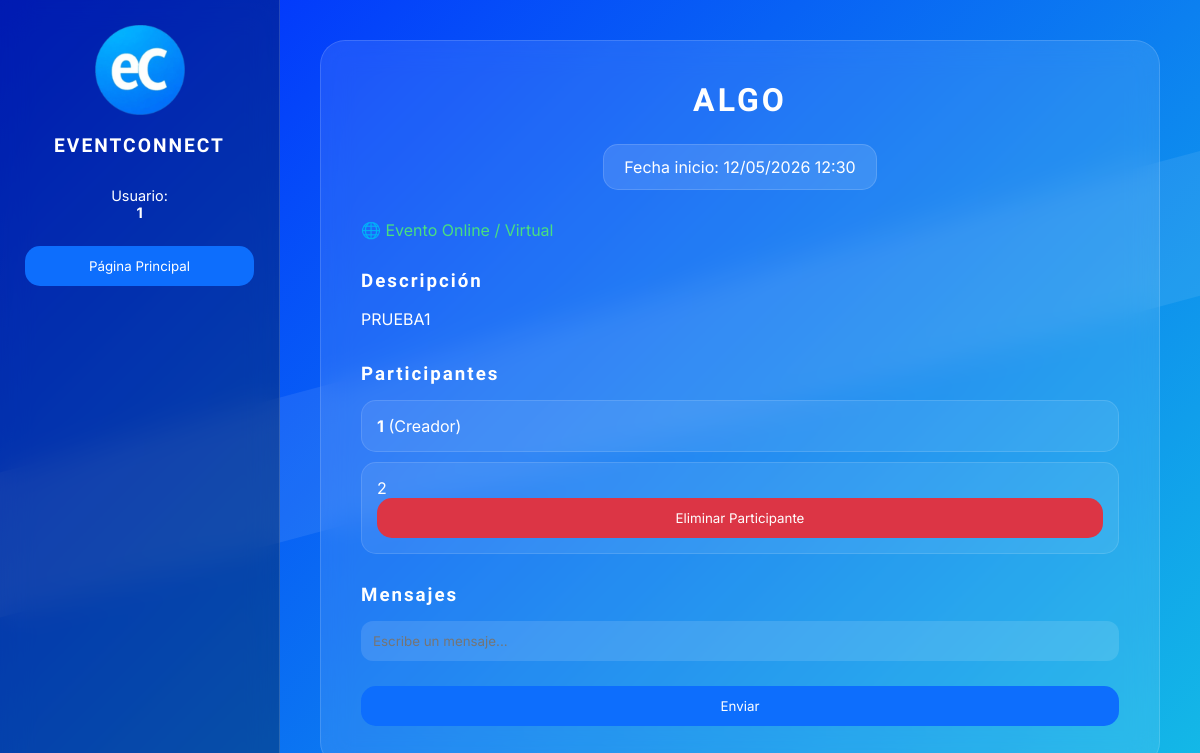
The app's page /paginas/visorSala.php?idSala=1 (signed in), older data.
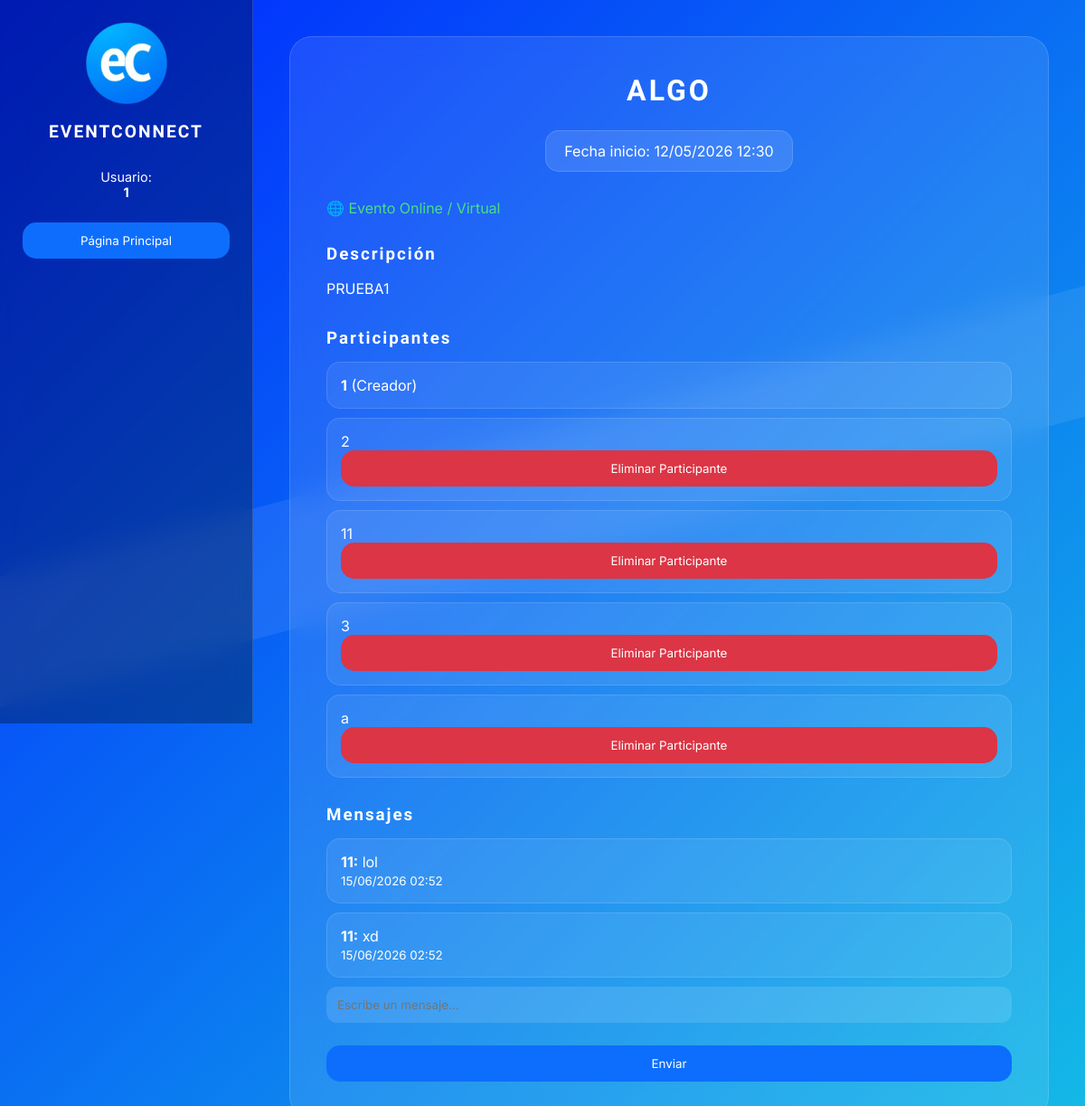
The same page, newer data.
### tables this page shows
CREATE TABLE `Participa` (
  `id_participacion` int(11) NOT NULL COMMENT 'Es auto increment',
  `nickname` varchar(100) NOT NULL,
  `Id_sala` int(11) NOT NULL
);

CREATE TABLE `Sala` (
  `Id_sala` int(11) NOT NULL COMMENT 'No se setea, es Auto Increment!',
  `Titulo` varchar(100) NOT NULL,
  `Descripcion` varchar(500) DEFAULT NULL,
  `Modalidad` varchar(20) NOT NULL,
  `Ubicacion` varchar(100) DEFAULT NULL,
  `Fecha` datetime NOT NULL,
  `nicknameCreador` varchar(100) NOT NULL COMMENT 'nick del creador',
  `Estado` varchar(20) NOT NULL
);

CREATE TABLE `Chat` (
  `id_chat` int(11) NOT NULL COMMENT 'es auto increment',
  `Id_sala` int(11) NOT NULL,
  `nickname` varchar(100) NOT NULL,
  `Contenido` varchar(250) NOT NULL,
  `fecha` datetime NOT NULL
);

### control/salaContentManager.php (called while the page is built, shortened)
<?php
    include_once "../database/accesoBD/salaBD.php";
    include_once "../database/conexion.php";
    include_once "../database/accesoBD/chatBD.php";
    class SalaContentManager
    {
        private $conexion;
        public function __construct($idSala)
        {
            $this->conexion = new Conexion();
            $this->conexion = $this->conexion->iniciarDB();
        }
        public function obtenerSala($idSala)
        {
            $accesoDBSala = new salaBD();
            $sala = $accesoDBSala->getSala($idSala, $this->conexion);
            return $sala;
        }
        public function obtenerChat($idSala)
        {
            $chatDB = new chatBD();
            return $chatDB->obtenerChat($idSala, $this->conexion);
        }
    }
?>

### database/conexion.php (called while the page is built)
<?php
    class Conexion
    {
        private $host = "localhost";
        private $user = "user";
        private $password = "user123";
        private $bd = "EventConnect";
        private $conexion;
        public function iniciarDB()
        {
            try
            {
                $this->conexion = new mysqli($this->host, $this->user, $this->password, $this->bd);
            }
            catch(mysqli_sql_exception)
            {
                echo "Error al conectar a la bd";
            }
            return $this->conexion;
        }
    }

### database/accesoBD/salaBD.php (called while the page is built, shortened)
<?php
include_once "../objetos/sala.php";
    class salaBD
    {
        public function getSala($idSala, $conexion)
        {
            $consulta = "SELECT Sala.*, Participa.*, Usuario.nickname FROM Sala NATURAL JOIN Participa NATURAL JOIN Usuario WHERE Id_sala = ?";
            $instruccion = $conexion->prepare($consulta);
            $instruccion->bind_param("i", $idSala);
            $instruccion->execute();
            $resultado = $instruccion->get_result();
            if($resultado->num_rows > 0)
            {
                $primeraFila = $resultado->fetch_assoc();
                $datosSala = new Sala($primeraFila["Id_sala"], $primeraFila["Titulo"], $primeraFila["Descripcion"], $primeraFila["Modalidad"], $primeraFila["nicknameCreador"], $primeraFila["Ubicacion"], $primeraFila["Fecha"], $primeraFila["Estado"]);
                $datosSala->agregarParticipante($primeraFila['nickname']);
                while($fila = $resultado->fetch_assoc())
                {
                    $datosSala->agregarParticipante($fila['nickname']);
                }
            }
            return $datosSala;
        }
    }
?>

### objetos/sala.php (called while the page is built, shortened)
<?php
class Sala
{
    private $titulo;
    private $descripcion;
    private $modalidad;
    private $nickNameCreador;
    private $fechaHora;
    private $participantes = [];
    public function __construct($idSala, $titulo, $descripcion, $modalidad, $nickNameCreador, $ubicacion, $fechaHora, $estado)
    {
        $this->titulo = $titulo;
        $this->descripcion = $descripcion;
        $this->modalidad = $modalidad;
        $this->nickNameCreador = $nickNameCreador;
        $this->fechaHora = $fechaHora;
    }
    public function getTitulo()
    {
        return $this->titulo;
    }
    public function getDescripcion()
    {
        return $this->descripcion;
    }
    public function getModalidad()
    {
        return $this->modalidad;
    }
    public function getNickNameCreador()
    {
        return $this->nickNameCreador;
    }
    public function getFechaHora()
    {
        return $this->fechaHora;
    }
    public function getParticipantes()
    {
        return $this->participantes;
    }
    public function agregarParticipante($nickName)
    {
        $this->participantes[] = $nickName;
    }
}
?>

### database/accesoBD/chatBD.php (called while the page is built, shortened)
<?php
    include_once "../objetos/chat.php";
    class chatBD
    {
        public function obtenerChat($idSala, $conexion)
        {
            $consulta = "SELECT * FROM Chat WHERE Id_sala = ? ORDER BY id_chat ASC";
            $instruccion = $conexion->prepare($consulta);
            $instruccion->bind_param("i", $idSala);
            $instruccion->execute();
            $result = $instruccion->get_result();
            $chat = [];
            if($result->num_rows > 0)
            {
                while($row = $result->fetch_assoc())
                {
                    $chat[] = new Chat($row['id_chat'], $row['Id_sala'], $row['nickname'], $row['Contenido'], $row['fecha']);
                }
            }
            return $chat;
        }
    }
?>

### objetos/chat.php (called while the page is built, shortened)
<?php
class chat
{
    private $nickNameEmisor;
    private $contenido;
    private $fechaHora;
    public function __construct($idChat, $idSala, $nickNameEmisor, $contenido, $fechaHora)
    {
        $this->nickNameEmisor = $nickNameEmisor;
        $this->contenido = $contenido;
        $this->fechaHora = $fechaHora;
    }
    public function getNicknameEmisor()
    {
        return $this->nickNameEmisor;
    }
    public function getContenido()
    {
        return $this->contenido;
    }
    public function getFechaHora()
    {
        return $this->fechaHora;
    }
}
?>

### paginas/visorSala.php (the view, shortened to what this page needs)
<!DOCTYPE html>
<html lang="en">
<head>
    <link rel="stylesheet" href="../assets/CSS/estilos.css">
</head>
<body>
<aside class="sidebar">
    <div class="sidebar-header">
        <img src="../assets/EventConnect.png" alt="Logo" class="logo-sidebar">
        <h2>EVENTCONNECT</h2>
    </div>
    <div class="sidebar-user">
        Usuario:<br>
        <strong><?php echo $_SESSION['nickName']; ?></strong>
    </div>
    <form action="./paginaPrincipal.php" method="post">
        <button type="submit" class="btn-sidebar">
            Página Principal
        </button>
    </form>
</aside>
<main class="main-content">
<div class="glass-card">
<?php
    include_once "../control/salaContentManager.php";
    $salaContentManager = new SalaContentManager($_GET['idSala']);
    $sala = $salaContentManager->obtenerSala($_GET['idSala']);
?>
<h1><?php echo $sala->getTitulo(); ?></h1>
<div class="info-sala">
    <div class="sala-badge">
        Fecha inicio:
        <?php echo date("d/m/Y H:i", strtotime($sala->getFechaHora())); ?>
    </div>
</div>
<?php
if($sala->getModalidad() == 'virtual')
{
    echo "<p style='color:#4ade80;'>🌐 Evento Online / Virtual</p>";
}
?>
<div class="seccion-sala">
    <h3>Descripción</h3>
    <p>
        <?php echo $sala->getDescripcion(); ?>
    </p>
</div>
<div class="seccion-sala">
    <h3>Participantes</h3>
    <?php
    $creador = $sala->getNickNameCreador();
    ?>
    <div
        class="participante-card"
        onclick="window.location.href='userProfile.php?nickName=<?php echo urlencode($creador); ?>'"
        style="cursor:pointer;"
    >
        <strong><?php echo $creador; ?></strong> (Creador)
    </div>
    <?php
    foreach($sala->getParticipantes() as $participante)
    {
    ?>
        <div
            class="participante-card"
            onclick="window.location.href='userProfile.php?nickName=<?php echo urlencode($participante); ?>'"
            style="cursor:pointer;"
        >
            <?php echo $participante; ?>
            <?php
            if($_SESSION['nickName'] == $sala->getNickNameCreador())
            {
            ?>
                <form action="../control/controller.php" method="POST" onclick="event.stopPropagation();">
                    <button
                        class="btn-logout"
                        type="submit"
                        name="action"
                        value="Eliminar Participante"
                    >
                        Eliminar Participante
                    </button>
                </form>
            <?php
            }
            ?>
        </div>
    <?php
    }
    ?>
</div>
<?php
if(
    $_SESSION['nickName'] == $sala->getNickNameCreador() ||
    in_array($_SESSION['nickName'], $sala->getParticipantes())
)
{
?>
<div class="seccion-sala">
    <h3>Mensajes</h3>
    <?php
    $chat = $salaContentManager->obtenerChat($_GET['idSala']);
    foreach($chat as $mensaje)
    {
        echo "
        <div class='participante-card'>
            <strong>".$mensaje->getNicknameEmisor().":</strong>
            ".$mensaje->getContenido()."
            <br>
            <small>"
            .date("d/m/Y H:i", strtotime($mensaje->getFechaHora()))."
            </small>
        </div>";
    }
    ?>
    <form action="../control/controller.php" method="POST">
        <input
            class="input-eventconnect"
            type="text"
            name="mensaje"
            maxlength="100"
            placeholder="Escribe un mensaje..."
            required
        >
        <button
            class="btn-sidebar"
            type="submit"
            name="action"
            value="Enviar Mensaje"
        >
            Enviar
        </button>
    </form>
</div>
<?php
}
?>
</div>
</main>
</body>
</html>

### assets/CSS/estilos.css (style rules this page uses)
:root { --primary:#0d6efd; --success:#198754; --danger:#dc3545; --glass-bg:rgba(255,255,255,.08); --glass-bg-strong:rgba(255,255,255,.10); --glass-hover:rgba(255,255,255,.15); --glass-border:rgba(255,255,255,.12); --font-main:'Inter','Segoe UI',Arial,sans-serif; --font-title:'Orbitron',sans-serif; }
* { margin:0; padding:0; box-sizing:border-box; }
body { min-height:100vh; background:linear-gradient(135deg,#0026ff,#14bce6); font-family:var(--font-main); }
body::before { content:""; position:fixed; width:180%; height:140px; background:rgba(255,255,255,.08); top:35%; left:-30%; transform:rotate(-15deg); z-index:-1; }
h1, h2, h3, .sala-titulo, .sidebar-header h2 { font-family:var(--font-title); }
label, p, .sala-info, .sala-badge, .seccion-sala p, .participante-card, .chat-message, .footer-eventconnect, .sidebar-user, input, textarea, select, button { font-family:var(--font-main); }
.sidebar { position:fixed; top:0; left:0; width:280px; height:100vh; display:flex; flex-direction:column; padding:25px; background:rgba(0,0,0,.30); backdrop-filter:blur(15px); border-right:1px solid rgba(255,255,255,.15); }
.sidebar-header, .sidebar-user { text-align:center; color:white; }
.logo-sidebar { width:90px; margin-bottom:15px; }
.sidebar-header h2 { font-size:1.2rem; letter-spacing:2px; }
.sidebar-user { margin-top:30px; font-size:.9rem; }
.btn-sidebar, .btn-login, .btn-register, .btn-logout { width:100%; padding:12px; border:none; border-radius:15px; color:white; cursor:pointer; transition:.3s; }
.btn-sidebar { margin-top:25px; }
.btn-sidebar, .btn-login { background:var(--primary); }
.btn-logout { background:var(--danger); }
.main-content { margin-left:280px; padding:40px; }
.glass-card { min-height:85vh; padding:40px; border-radius:25px; color:white; background:var(--glass-bg-strong); backdrop-filter:blur(15px); border:1px solid rgba(255,255,255,.15); }
.glass-card h1 { text-align:center; margin-bottom:25px; letter-spacing:3px; text-transform:uppercase; }
.glass-card form { display:flex; flex-direction:column; }
.input-eventconnect { width:100%; padding:12px; border:none; border-radius:12px; color:white; background:rgba(255,255,255,.12); }
.info-sala { display:flex; justify-content:center; margin-bottom:30px; }
.sala-badge { padding:12px 20px; background:rgba(255,255,255,.12); border:1px solid rgba(255,255,255,.15); border-radius:15px; }
.seccion-sala { margin-top:30px; }
.seccion-sala h3 { margin-bottom:15px; letter-spacing:2px; }
.seccion-sala p { line-height:1.6; }
.participante-card { padding:15px; margin-bottom:10px; transition:.3s; background:var(--glass-bg); border:1px solid var(--glass-border); border-radius:15px; }
.participante-card { cursor:pointer; }

Row changes from the older to the newer data that the page shows:
no longer on this page (row unchanged): participa: Id_sala.Titulo "ALGO", Id_sala.Fecha "12/05/2026 12:30", Id_sala.Descripcion "PRUEBA1", Id_sala.nicknameCreador "1"
now on this page (row unchanged): sala: Titulo "ALGO", Fecha "12/05/2026 12:30", Descripcion "PRUEBA1", nicknameCreador "1"
added chat: nickname "11", Contenido "lol", fecha "15/06/2026 02:52"
added chat: nickname "11", Contenido "xd", fecha "15/06/2026 02:52"
Text that changed along with them:
new list line: "11 Eliminar Participante"
new list line: "3 Eliminar Participante"
new list line: "a Eliminar Participante"
